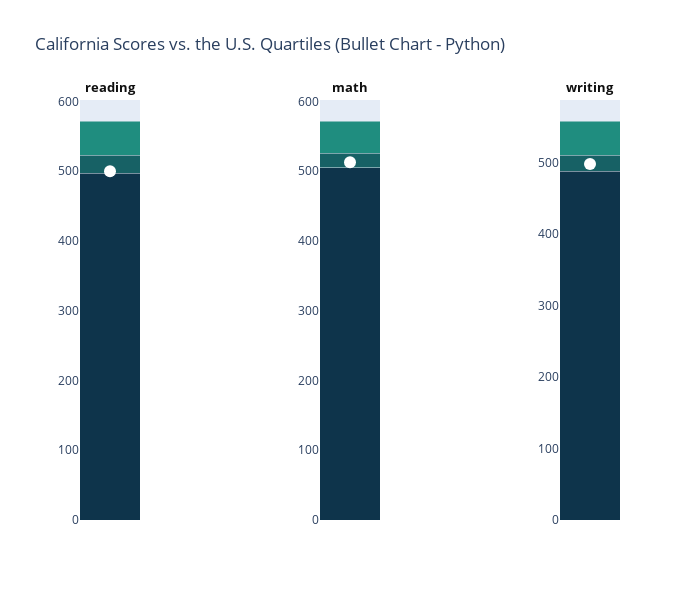

Notebook code for this chart:
### Code cell
# california scores: 500 513 498
import plotly.figure_factory as ff
data = [
  {"label": "reading", 
   #"sublabel": "us$, in thousands",
   "range": [497, 523, 572], 
   #"performance": [220,270],
   "point": [500]},
    
  {"label": "math", 
   #"sublabel": "%", 
   "range": [505, 526, 572],
   #"performance": [21, 23], 
   "point": [513]},
    
  {"label": "writing", 
   #"sublabel":"US$, average",
   "range": [488, 510, 558],
   #"performance": [100,320],
   "point": [498]},
]


fig = ff.create_bullet(
    data, titles='label',
    # subtitles='sublabel', 
    markers='point',
    # measures='performance',
    ranges='range', 
    orientation='v',
    title='California Scores vs. the U.S. Quartiles (Bullet Chart - Python)',
    range_colors=['rgb(14, 52, 75)', 'rgb(31, 141, 127)'],
    scatter_options={'marker': {'symbol': 'circle', 'color': 'white'}}, width=700
)
  
fig.show()

### Figure 1 — Plotly figure (JSON) as saved in the notebook; plotly's stock layout.template omitted (floating-point values rounded to 4 significant figures)
{"data": [{"base": 0, "hoverinfo": "y", "marker": {"color": "rgb(31.0, 141.0, 127.0)"}, "name": "ranges", "orientation": "v", "type": "bar", "width": 2, "x": [0], "xaxis": "x", "y": [572], "yaxis": "y"}, {"base": 0, "hoverinfo": "y", "marker": {"color": "rgb(22.5, 96.5, 101.0)"}, "name": "ranges", "orientation": "v", "type": "bar", "width": 2, "x": [0], "xaxis": "x", "y": [523], "yaxis": "y"}, {"base": 0, "hoverinfo": "y", "marker": {"color": "rgb(14.0, 52.0, 75.0)"}, "name": "ranges", "orientation": "v", "type": "bar", "width": 2, "x": [0], "xaxis": "x", "y": [497], "yaxis": "y"}, {"hoverinfo": "y", "marker": {"color": "white", "size": 12, "symbol": "circle"}, "name": "markers", "type": "scatter", "x": [0.5], "xaxis": "x", "y": [500], "yaxis": "y"}, {"base": 0, "hoverinfo": "y", "marker": {"color": "rgb(31.0, 141.0, 127.0)"}, "name": "ranges", "orientation": "v", "type": "bar", "width": 2, "x": [0], "xaxis": "x2", "y": [572], "yaxis": "y2"}, {"base": 0, "hoverinfo": "y", "marker": {"color": "rgb(22.5, 96.5, 101.0)"}, "name": "ranges", "orientation": "v", "type": "bar", "width": 2, "x": [0], "xaxis": "x2", "y": [526], "yaxis": "y2"}, {"base": 0, "hoverinfo": "y", "marker": {"color": "rgb(14.0, 52.0, 75.0)"}, "name": "ranges", "orientation": "v", "type": "bar", "width": 2, "x": [0], "xaxis": "x2", "y": [505], "yaxis": "y2"}, {"hoverinfo": "y", "marker": {"color": "white", "size": 12, "symbol": "circle"}, "name": "markers", "type": "scatter", "x": [0.5], "xaxis": "x2", "y": [513], "yaxis": "y2"}, {"base": 0, "hoverinfo": "y", "marker": {"color": "rgb(31.0, 141.0, 127.0)"}, "name": "ranges", "orientation": "v", "type": "bar", "width": 2, "x": [0], "xaxis": "x3", "y": [558], "yaxis": "y3"}, {"base": 0, "hoverinfo": "y", "marker": {"color": "rgb(22.5, 96.5, 101.0)"}, "name": "ranges", "orientation": "v", "type": "bar", "width": 2, "x": [0], "xaxis": "x3", "y": [510], "yaxis": "y3"}, {"base": 0, "hoverinfo": "y", "marker": {"color": "rgb(14.0, 52.0, 75.0)"}, "name": "ranges", "orientation": "v", "type": "bar", "width": 2, "x": [0], "xaxis": "x3", "y": [488], "yaxis": "y3"}, {"hoverinfo": "y", "marker": {"color": "white", "size": 12, "symbol": "circle"}, "name": "markers", "type": "scatter", "x": [0.5], "xaxis": "x3", "y": [498], "yaxis": "y3"}], "layout": {"annotations": [{"font": {"color": "#0f0f0f", "size": 13}, "showarrow": false, "text": "<b>reading</b>", "textangle": 0, "x": 0.05556, "xanchor": "center", "xref": "paper", "y": 1.03, "yanchor": "middle", "yref": "paper"}, {"font": {"color": "#0f0f0f", "size": 13}, "showarrow": false, "text": "<b>math</b>", "textangle": 0, "x": 0.5, "xanchor": "center", "xref": "paper", "y": 1.03, "yanchor": "middle", "yref": "paper"}, {"font": {"color": "#0f0f0f", "size": 13}, "showarrow": false, "text": "<b>writing</b>", "textangle": 0, "x": 0.9444, "xanchor": "center", "xref": "paper", "y": 1.03, "yanchor": "middle", "yref": "paper"}], "barmode": "stack", "height": 600, "margin": {"l": 80}, "showlegend": false, "title": {"text": "California Scores vs. the U.S. Quartiles (Bullet Chart - Python)"}, "width": 700, "xaxis": {"anchor": "y", "domain": [0, 0.1111], "range": [0, 1], "showgrid": false, "showticklabels": false, "zeroline": false}, "xaxis2": {"anchor": "y2", "domain": [0.4444, 0.5556], "range": [0, 1], "showgrid": false, "showticklabels": false, "zeroline": false}, "xaxis3": {"anchor": "y3", "domain": [0.8889, 1], "range": [0, 1], "showgrid": false, "showticklabels": false, "zeroline": false}, "yaxis": {"anchor": "x", "domain": [0, 1], "showgrid": false, "tickwidth": 1, "zeroline": false}, "yaxis2": {"anchor": "x2", "domain": [0, 1], "showgrid": false, "tickwidth": 1, "zeroline": false}, "yaxis3": {"anchor": "x3", "domain": [0, 1], "showgrid": false, "tickwidth": 1, "zeroline": false}}}
